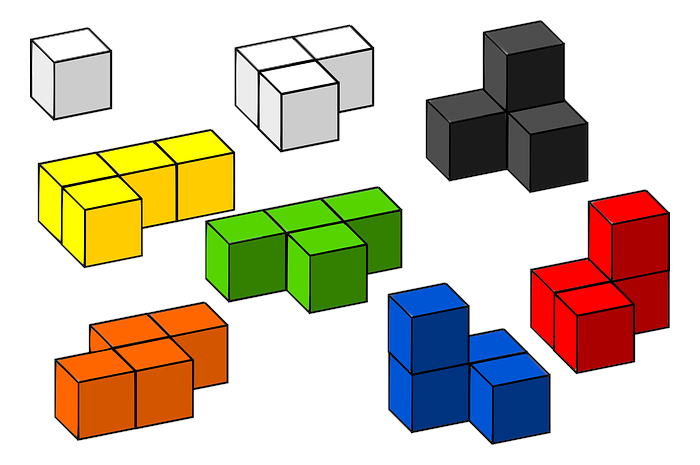
#> input picture 02b_counting_objects/blocks.png, 700 x 465 px
$ python counting_objects.py
#> lines starting #> are read from the running program, lines starting #| are printed output that depends on the picture; after the words box and inside, x2 and y2 are one past the last pixel; in counts of white or black regions, pixels touching at a corner belong together
import imutils
import cv2
import numpy as np

more_viz = False

image = cv2.imread('blocks.png')
#> image is the input picture: shape (465, 700, 3); mean B, G, R 177.3, 196.1, 205.6
cv2.imshow("Image", image)
cv2.waitKey(0)

# convert to grayscale
gray = cv2.cvtColor(image, cv2.COLOR_BGR2GRAY)
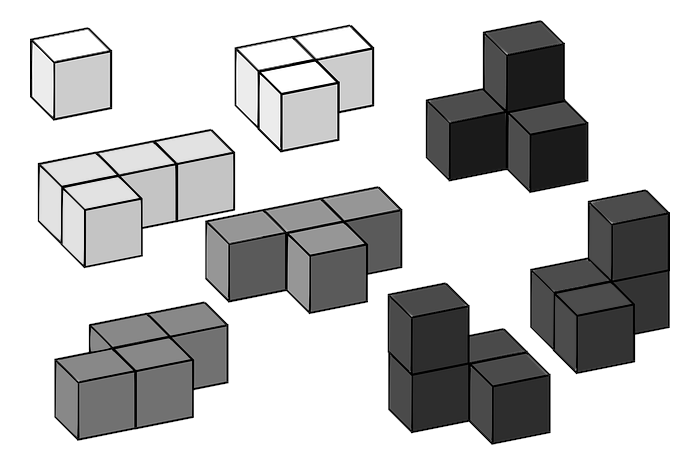
#> gray: shape (465, 700); min 0, max 255, mean 196.8
if more_viz:
    cv2.imshow("Gray", gray)
    cv2.waitKey(0)

# edge detection
edges = cv2.Canny(gray, threshold1=30, threshold2=150)
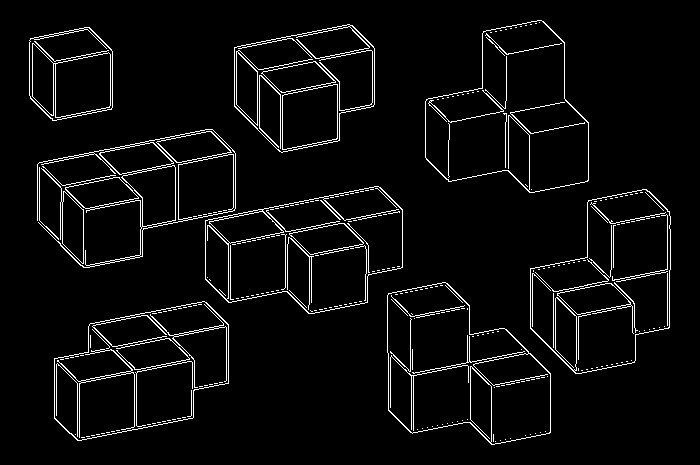
#> edges: shape (465, 700); 4.3% white in thin lines or dots, all inside (x1, y1, x2, y2) = (29, 20, 671, 445)
if more_viz:
    cv2.imshow("Edges", edges)
    cv2.waitKey(0)

# thresholding  (binary inverse threshold)
threshed  = cv2.threshold(gray, thresh=250, maxval=255, type=cv2.THRESH_BINARY_INV)[1]
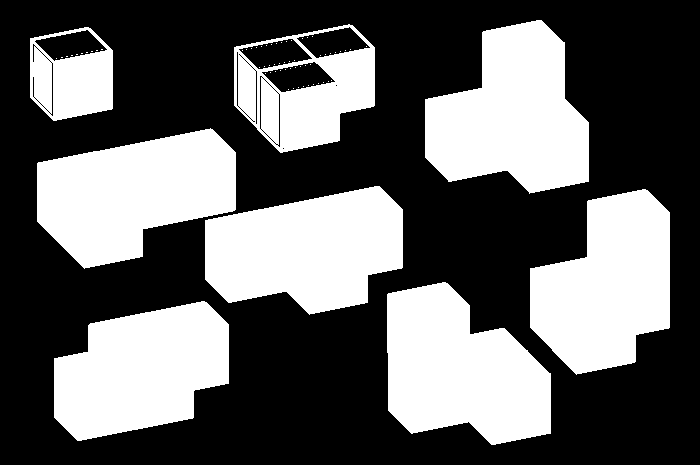
#> threshed: shape (465, 700); 38.8% white; 68 white regions (60 under 20 px)
if more_viz:
    cv2.imshow("Threshed", threshed)
    cv2.waitKey(0)

# contours
COLOR = (0, 100, 200)
contours = cv2.findContours(threshed.copy(), cv2.RETR_EXTERNAL, cv2.CHAIN_APPROX_SIMPLE)
#> contours = 8 contours; box (x1, y1, x2, y2) and area: (425, 20, 589, 194) 19040, (387, 282, 551, 445) 18770, (37, 128, 236, 269) 18398, (205, 186, 403, 315) 18345, (530, 189, 670, 375) 18004, (54, 301, 229, 441) 17349, (234, 24, 375, 153) 13406, (30, 27, 113, 121) 6446
contours = imutils.grab_contours(contours)

output = image.copy()
for c in contours:
    cv2.drawContours(output, [c], -1, COLOR, 3)
    cv2.imshow("Contours", output)
    cv2.waitKey(0)
#> this loop made 8 passes
#> pass 1, `cv2.imshow("Contours", output)`:
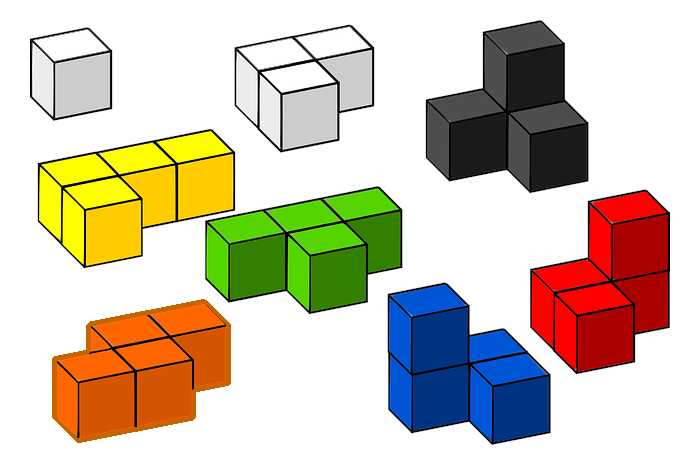
#> window 'Contours': shape (465, 700, 3); mean B, G, R 176.2, 195.7, 205.9
#> pass 2, `cv2.imshow("Contours", output)`:
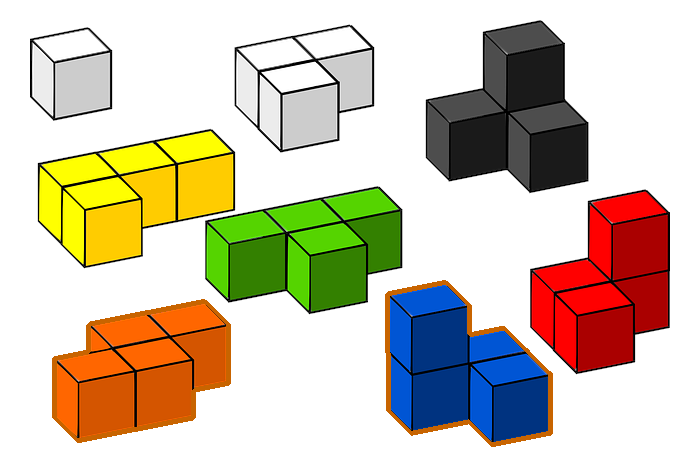
#> window 'Contours': shape (465, 700, 3); mean B, G, R 174.9, 195.3, 206.4
#> after the loop:
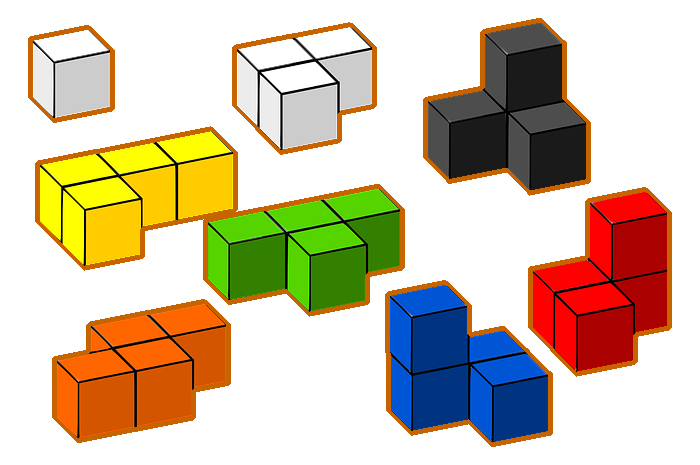
#> output: shape (465, 700, 3); 5.99% of pixels changed, all inside (x1, y1, x2, y2) = (28, 18, 672, 447)
cv2.putText(output, f"found {len(contours)} objects!" , (10, 25),  cv2.FONT_HERSHEY_SIMPLEX, 0.7, COLOR, 2)
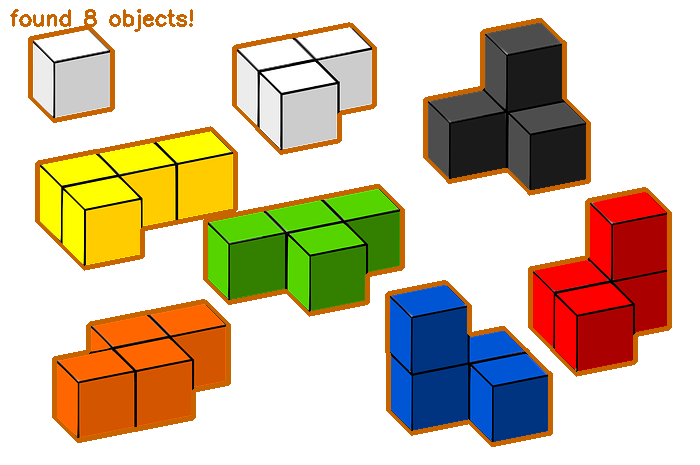
#> output: shape (465, 700, 3); 0.38% of pixels changed, all inside (x1, y1, x2, y2) = (10, 9, 193, 32)
cv2.imshow("Contours", output)
cv2.waitKey(0)
